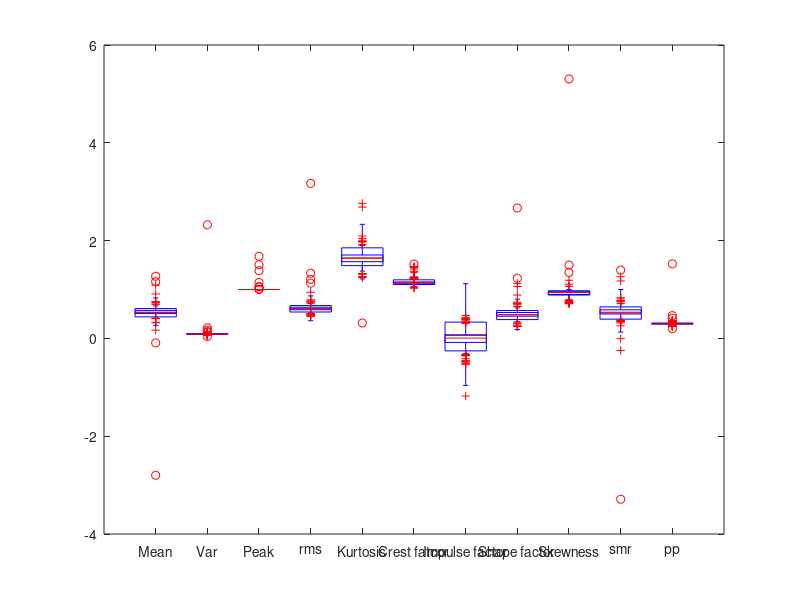

Reproduce this figure in MATLAB. (Note: this script raises an error after producing the figure.)
clc; close all; clear;
data = load("output.csv");

label = data(:,end);
features = data(:,1:end-1);

LKM = features(label==0,:);
RT = features(label==1,:);
LT = features(label==2,:);
RLC = features(label==3,:);
LLC = features(label==4,:);
RA = features(label==5,:);

xlabels = {'Mean','Var','Peak','rms','Kurtosis','Crest fatcor', 'Impulse factor', 'Shape factor', 'Skewness', 'smr', 'pp'};
pldt = RT;
figure(1);
boxplot(pldt(:,1:11),'Labels',xlabels);hold on;
boxplot(LKM(:,1:11),'Labels',xlabels,'PlotStyle','compact')
title('position y');
drawnow;

figure(2);
boxplot(pldt(:,12:22),'Labels',xlabels);
title('heading angle');
drawnow;

figure(3);
boxplot(pldt(:,23:33),'Labels',xlabels);
title('yaw rate');

figure(4);
boxplot(pldt(:,34:44),'Labels',xlabels);
title('left lane distance');

figure(5);
boxplot(pldt(:,45:55),'Labels',xlabels);
title('right lane distance');

figure(6);
boxplot(pldt(:,56:66),'Labels',xlabels);
title('left lane std');

figure(7);
boxplot(pldt(:,67:77),'Labels',xlabels);
title('right lane std');

figure(8)
boxplot(LKM(:,1:11))